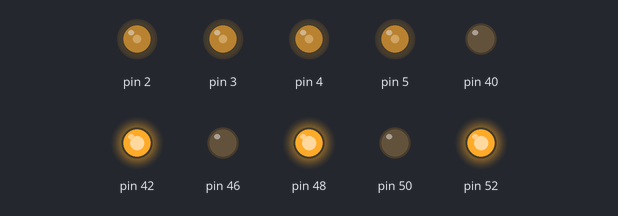
Bench run of a sketch on a simulated Arduino Mega 2560, built with avr-gcc and run on an emulated ATmega2560. Parts: output pins drawn as LEDs (lit = HIGH).

Above: at 0.1 s.
Timing chart, 0 to 1.6 s (numbered marks = the images above):
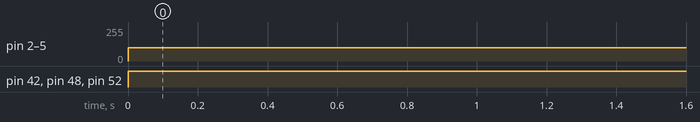

Measured:
- by itself, pin 2–5: 0/255 → 100/255 at 0.00 s
- by itself, pin 42, pin 48, pin 52: LOW → HIGH at 0.00 s

The sketch:

sketch_nov07b.ino
```cpp
void setup() {
  // put your setup code here, to run once:
pinMode(52,OUTPUT);
pinMode(2,OUTPUT);
pinMode(50,OUTPUT);
pinMode(3,OUTPUT);
pinMode(42,OUTPUT);
pinMode(48,OUTPUT);
pinMode(3,OUTPUT);
pinMode(46,OUTPUT);
pinMode(5,OUTPUT);
pinMode(40,OUTPUT);
Serial.begin(9600);

}

void loop() {
digitalWrite(44,HIGH);
digitalWrite(50,LOW);
digitalWrite(42,HIGH);
digitalWrite(48,HIGH);
digitalWrite(46,LOW);
digitalWrite(52,HIGH);
analogWrite(2,100);
analogWrite(3,100);
analogWrite(4,100);
analogWrite(5,100);
}
```
